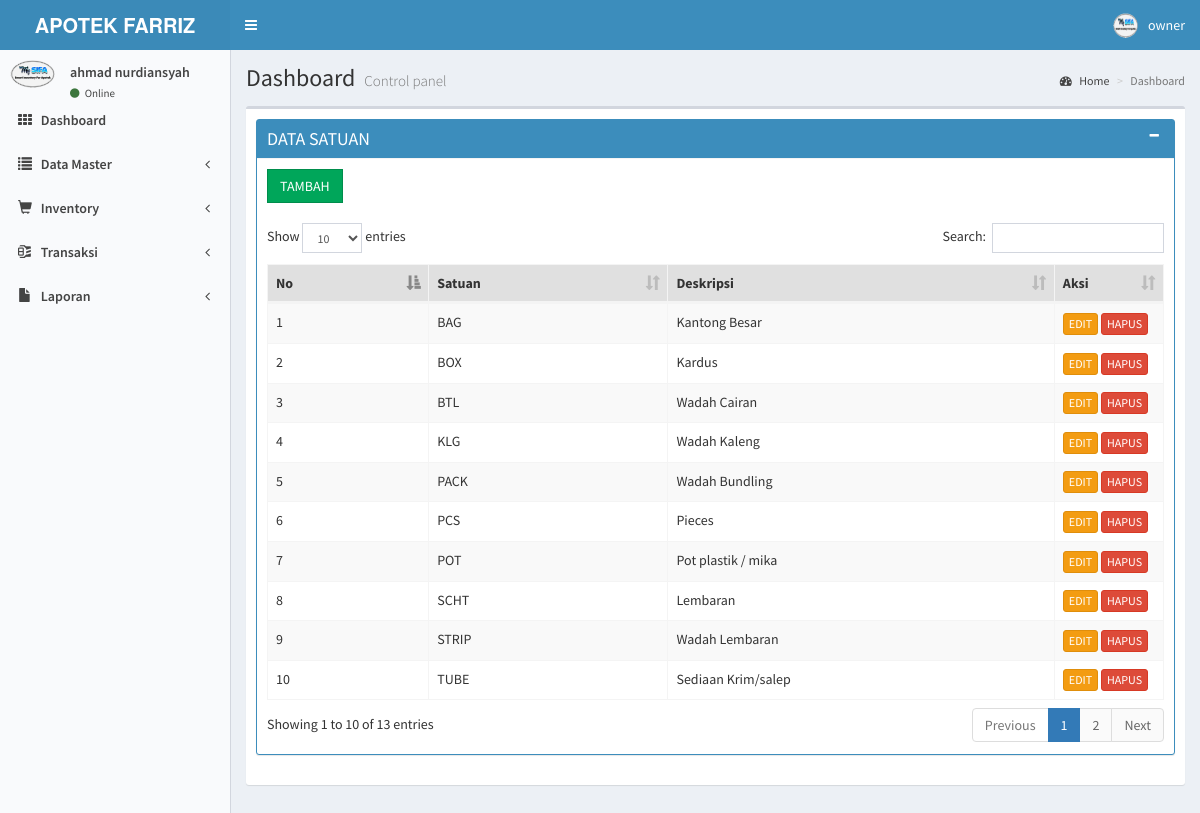
The app's page /masuk/media_admin.php?module=satuan (signed in) with its own data.
### tables this page shows
CREATE TABLE `satuan` (
  `id_satuan` int(11) NOT NULL,
  `nm_satuan` varchar(50) NOT NULL,
  `deskripsi` varchar(250) NOT NULL
);

### masuk/modul/mod_satuan/satuan.php (the view, shortened to what this page needs)
<?php
 if (empty($_SESSION['username']) AND empty($_SESSION['passuser'])){
  echo "<link href=../css/style.css rel=stylesheet type=text/css>";
  echo "<div class='error msg'>Untuk mengakses Modul anda harus login.</div>";
}
else{
$aksi="modul/mod_satuan/aksi_satuan.php";
switch($_GET[act]){
  default:
      $tampil_satuan = mysqli_query($GLOBALS["___mysqli_ston"], "SELECT * FROM satuan ORDER BY id_satuan ");
	  ?>
			<div class="box box-primary box-solid">
				<div class="box-header with-border">
					<h3 class="box-title">DATA SATUAN</h3>
					<div class="box-tools pull-right">
						<button class="btn btn-box-tool" data-widget="collapse"><i class="fa fa-minus"></i></button>
                    </div>
				</div>
				<div class="box-body">
					<a  class ='btn  btn-success btn-flat' href='?module=satuan&act=tambah'>TAMBAH</a>
					<br><br>
					<table id="example1" class="table table-bordered table-striped" >
						<thead>
							<tr>
								<th>No</th>
								<th>Satuan</th>
                                <th>Deskripsi</th>
								<th width="70">Aksi</th>
							</tr>
						</thead>
						<tbody>
						<?php
								$no=1;
								while ($r=mysqli_fetch_array($tampil_satuan)){
									echo "<tr class='warnabaris' >
											<td>$no</td>
											 <td>$r[nm_satuan]</td>
											 <td>$r[deskripsi]</td>
											 <td><a href='?module=satuan&act=edit&id=$r[id_satuan]' title='EDIT' class='btn btn-warning btn-xs'>EDIT</a>
											 <a href=javascript:confirmdelete('$aksi?module=satuan&act=hapus&id=$r[id_satuan]') title='HAPUS' class='btn btn-danger btn-xs'>HAPUS</a>
											</td>
										</tr>";
								$no++;
								}
						echo "</tbody></table>";
					?>
				</div>
			</div>
<?php
    break;
}
}
?>

### records on screen
satuan: nm_satuan "BAG", deskripsi "Kantong Besar"
satuan: nm_satuan "BOX", deskripsi "Kardus"
satuan: nm_satuan "BTL", deskripsi "Wadah Cairan"
satuan: nm_satuan "KLG", deskripsi "Wadah Kaleng"
satuan: nm_satuan "PACK", deskripsi "Wadah Bundling"
satuan: nm_satuan "PCS", deskripsi "Pieces"
satuan: nm_satuan "POT", deskripsi "Pot plastik / mika"
satuan: nm_satuan "SCHT", deskripsi "Lembaran"
satuan: nm_satuan "STRIP", deskripsi "Wadah Lembaran"
satuan: nm_satuan "TUBE", deskripsi "Sediaan Krim/salep"

### other values on screen
$_SESSION['namauser'] "owner"
$_SESSION['namalengkap'] "ahmad nurdiansyah"
